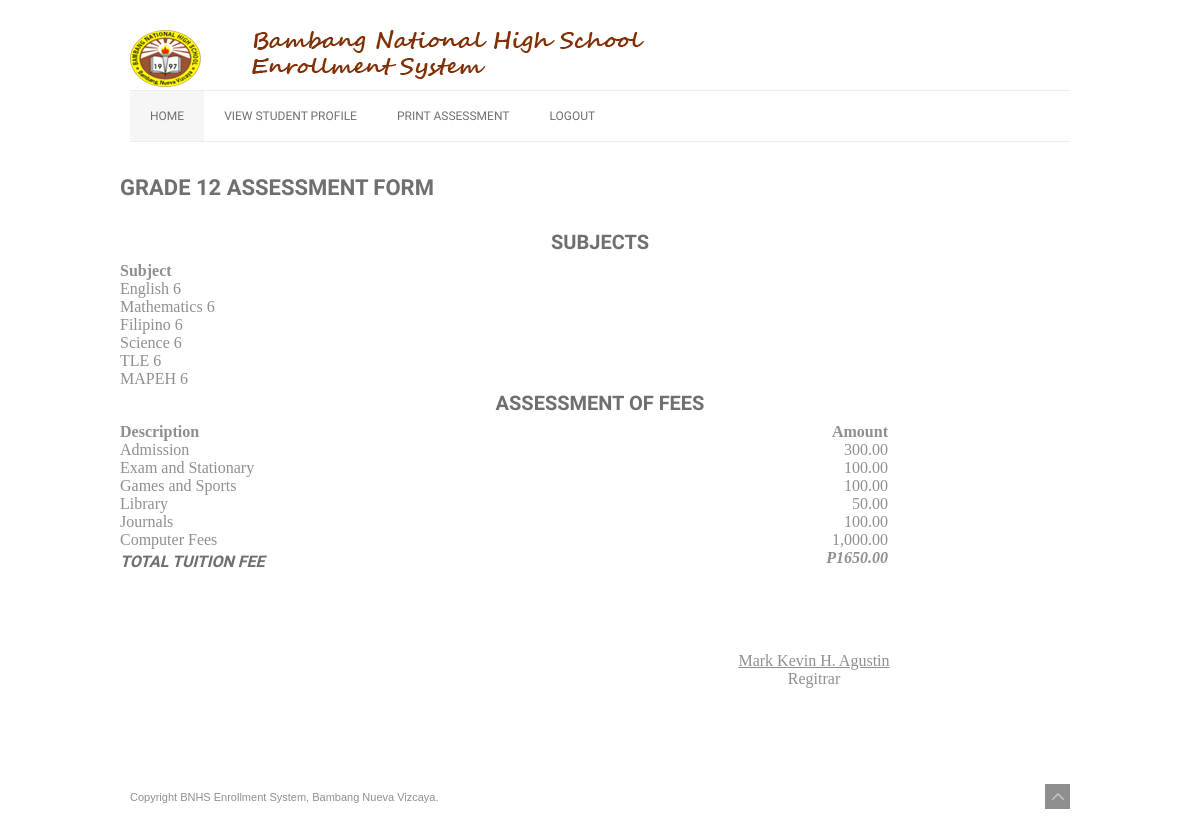
/web/admin/assessment7.php, run on the app's committed database.
### tables this page shows
CREATE TABLE `tblsubjects` (
  `RecNo` bigint(10) NOT NULL AUTO_INCREMENT,
  `Level` varchar(100) DEFAULT NULL,
  `Subject` varchar(100) DEFAULT NULL,
  `Teacher` varchar(100) DEFAULT NULL,
  PRIMARY KEY (`RecNo`)
);

### web/admin/assessment7.php (the view, shortened to what this page needs)
<!DOCTYPE html>
<head>
    <link rel="stylesheet" href="css/960_12_col.css" media="screen" />
    <link rel="stylesheet" href="css/reset.css" media="screen" />
    <link rel="stylesheet" href="css/style.css" media="screen" />
    <link rel="stylesheet" href="css/anythingslider.css">
    <link rel="stylesheet" title="activestyle" href="css/default-blue.css" media="screen" />
</head>
<body>
    <section id="header-wrapper">
        <header id="header" class="clearfix">
            <section id="logo">
                <a href="index.html">
                </a>
            </section>
            <section id="nav-container">
           <nav id="nav">
                    <ul>
					<li class="active"><a href="index.html">Home</a></li>
                                <li> <a href="viewprofile.php">View Student Profile</a></li>
                                <li> <a href="assessment.php">Print Assessment</a></li>
                                <li> <a href="mainhome.html">Logout</a></li>
</ul>
</nav>
            </section>
        </header>
    </section>
    <section id="content-wrapper">
<div class="container">
		<h1><strong>GRADE 12 ASSESSMENT FORM</strong></h1><BR>
		<center><h2><strong>SUBJECTS</strong></h2></center>
      <div class="row">
                <table class="table table-striped table-bordered">
                  <thead>
                    <tr>
                      <th style="text-align:left"><b>Subject</b></th>
                    </tr>
                  </thead>
                  <tbody>
                  <?php
                   $pdo = Database::connect();
                    $sql = "SELECT * FROM tblsubjects WHERE Level= 'Grade 12'";
                   foreach ($pdo->query($sql) as $row) {
                            echo '<tr>';
							echo '<td>'. $row['Subject'] . '</td>';
                            echo '</tr>';
                   }
                  ?>
                  </tbody>
            </table>
			<center><h2><strong>Assessment of Fees</strong></h2></center>
	<table style="width:80%">
	 <tr>
    <th style="text-align:left"><b>Description</b></th>
    <th style="text-align:right"><b>Amount</b></th>
  </tr>
	<tr>
    <td>Admission</td>
    <td style="text-align:right">300.00</td>
  </tr>
  <tr>
    <td>Exam and Stationary</td>
    <td style="text-align:right">100.00</td>
  </tr>
  <tr>
    <td>Games and Sports</td>
    <td style="text-align:right">100.00</td>
  </tr>
  <tr>
    <td>Library</td>
    <td style="text-align:right">50.00</td>
  </tr>
  <tr>
    <td>Journals</td>
    <td style="text-align:right">100.00</td>
  </tr>
  <tr>
    <td>Computer Fees</td>
    <td style="text-align:right">1,000.00</td>
  </tr>
 <tr>
    <td><h4><i>Total Tuition Fee</i></h4></td>
    <td style="text-align:right"><i><b>P1650.00</b></i></td>
  </tr>
</table>
        </div>
		<center>
		<br><br><br><br>
		<u>
			Mark Kevin H. Agustin<br>
		</u>
		&nbsp;&nbsp&nbsp;&nbsp&nbsp;&nbsp&nbsp;&nbsp&nbsp;&nbsp&nbsp;&nbsp&nbsp;&nbsp&nbsp;&nbsp&nbsp;&nbsp&nbsp;&nbsp&nbsp;&nbsp&nbsp;&nbsp
		&nbsp;&nbsp&nbsp;&nbsp&nbsp;&nbsp&nbsp;&nbsp&nbsp;&nbsp&nbsp;&nbsp&nbsp;&nbsp&nbsp;&nbsp&nbsp;&nbsp&nbsp;&nbsp&nbsp;&nbsp&nbsp;&nbsp
		&nbsp;&nbsp&nbsp;&nbsp&nbsp;&nbsp&nbsp;&nbsp&nbsp;&nbsp&nbsp;&nbsp&nbsp;&nbsp&nbsp;&nbsp&nbsp;&nbsp&nbsp;&nbsp&nbsp;&nbsp&nbsp;&nbsp
		&nbsp;&nbsp&nbsp;&nbsp&nbsp;&nbsp&nbsp;&nbsp&nbsp;&nbsp&nbsp;&nbsp&nbsp;&nbsp&nbsp;&nbsp&nbsp;&nbsp&nbsp;&nbsp&nbsp;&nbsp&nbsp;&nbsp
		&nbsp&nbsp;&nbsp&nbsp;&nbsp&nbsp;
			Regitrar
    </section>
<br>
<br>
<br>
<br>
    <footer id="footer" class="clearfix">
        <section class="container_12 clearfix">
            <section class="copyright">
                <p>Copyright BNHS Enrollment System, Bambang Nueva Vizcaya. <span class="find-out-more"></span></p>
                <a class="to-top-link"><img src="img/to-top.png" class="to-top" alt="back to top"/></a>
            </section>
        </section>
    </footer>
</body>
</html>

### web/admin/css/960_12_col.css (style rules this page uses)
.container_12 { margin-left: auto; margin-right: auto; width: 960px; float: left; }
.clearfix:before, .clearfix:after, .container_12:before, .container_12:after { content: '.'; display: block; overflow: hidden; visibility: hidden; font-size: 0; line-height: 0; width: 0; height: 0; }
.clearfix:after, .container_12:after { clear: both; }
.clearfix, .container_12 { zoom: 1; }

### web/admin/css/style.css (style rules this page uses)
body { background: #fff; color: #8f8f8f; }
h1, h2, h3, h4, h5, h6 { color: #6f6f6f; text-transform: uppercase; margin-bottom: 5px; }
h1 { font: bold 22px 'Droid Sans', sans-serif; line-height: 32px; }
h2 { font: bold 20px 'Droid Sans', sans-serif; line-height: 30px; }
h4 { font: bold 16px 'Droid Sans', sans-serif; line-height: 26px; }
p { font: normal 12px 'Droid Sans', sans-serif; line-height: 20px; }
a { text-decoration: none; font: 12px 'Droid Sans', sans-serif; -webkit-transition: all 0.3s ease 0s; -moz-transition: all 0.3s ease 0s; -o-transition: all 0.3s ease 0s; -ms-transition: all 0.3s ease 0s; transition: all 0.3s ease 0s; }
#header-wrapper { width: 100%; }
#header { width: 940px; margin-top: 30px; margin-bottom: 30px; margin-right: auto; margin-left: auto; }
#logo { width: 247px; height: 30px; margin-bottom: 30px; margin-right: 30px; float: left; }
#nav-container { width: 940px; border-top: 1px solid #ececec; border-bottom: 1px solid #ececec; height: 50px; float: left; }
#nav { width: 705px; margin-right: 20px; float: left; list-style: none; height: 50px; }
#nav > ul { display: block !important; }
#nav li { float: left; list-style: none; position: relative; padding: 18px 20px; -webkit-transition: all 0.3s ease 0s; -moz-transition: all 0.3s ease 0s; -o-transition: all 0.3s ease 0s; -ms-transition: all 0.3s ease 0s; transition: all 0.3s ease 0s; }
#nav li a { text-decoration: none; float: none; display: block; color: #6f6f6f; text-transform: uppercase; font: 12px 'Droid Sans', sans-serif; }
#nav li.active { background: #f6f6f6; }
#content-wrapper { margin: 0 auto; padding-bottom: 10px; width: 960px; overflow: hidden; }
#footer { width: 960px; margin: 0 auto; padding-bottom: 10px; }
.container_12 .copyright { padding-top: 20px; width: 940px; margin: 0 10px; }
.container_12 .copyright p { font: 11px Arial, sans-serif; color: #8f8f8f; float: left; width: 900px; margin-right: 15px; }
.container_12 .copyright .to-top { background: #8f8f8f; width: 25px; height: 25px; position: relative; top: -6px; cursor: pointer; -webkit-transition: all 0.3s ease 0s; -moz-transition: all 0.3s ease 0s; -o-transition: all 0.3s ease 0s; -ms-transition: all 0.3s ease 0s; transition: all 0.3s ease 0s; }

### web/admin/css/default-blue.css (style rules this page uses)
a { color: #61d5d1; }
#logo a { background: url('../img/blue-default/logo.png') no-repeat; height: 65px; width: 600px !important; display: block; text-indent: -9999px; }

### data on the page
tblsubjects: Subject "English 6"
tblsubjects: Subject "Mathematics 6"
tblsubjects: Subject "Filipino 6"
tblsubjects: Subject "Science 6"
tblsubjects: Subject "TLE 6"
tblsubjects: Subject "MAPEH 6"
